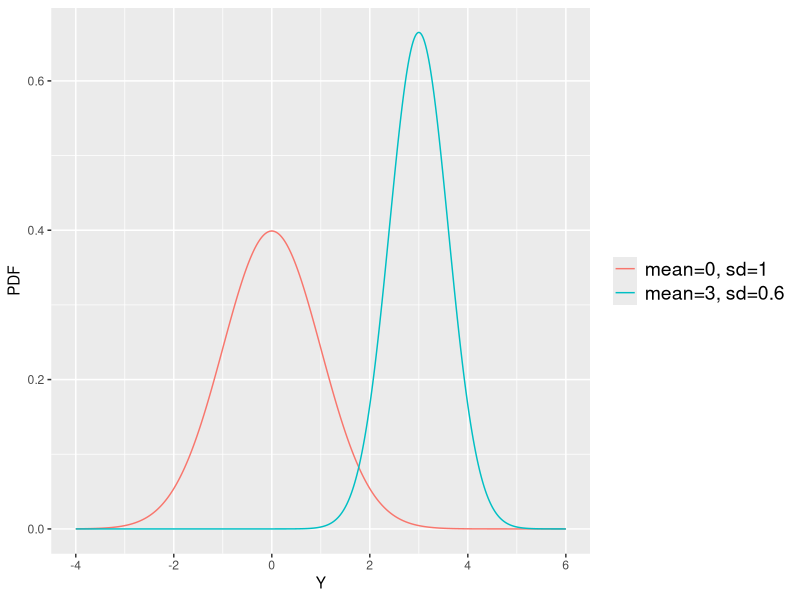
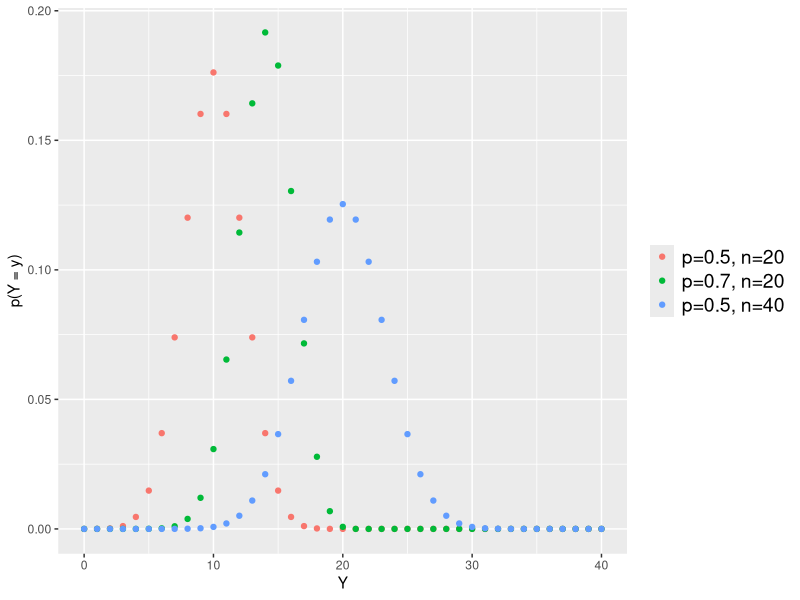
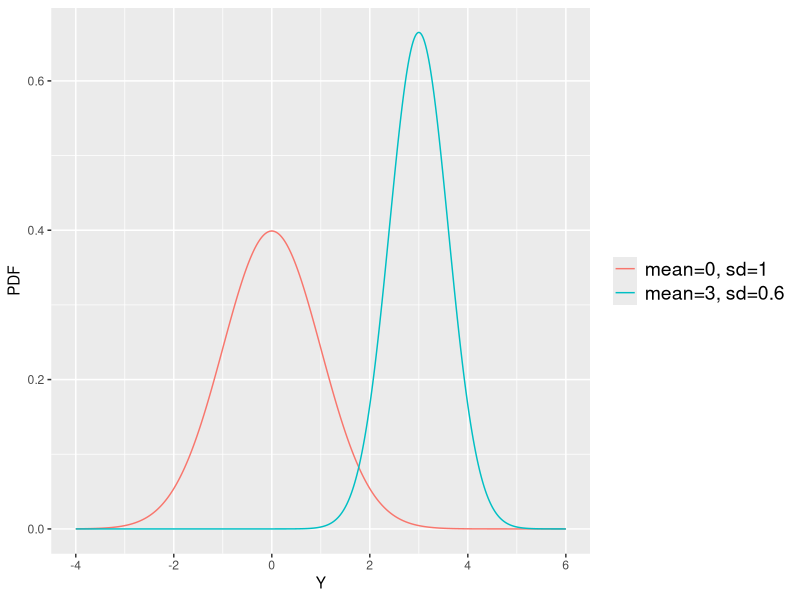
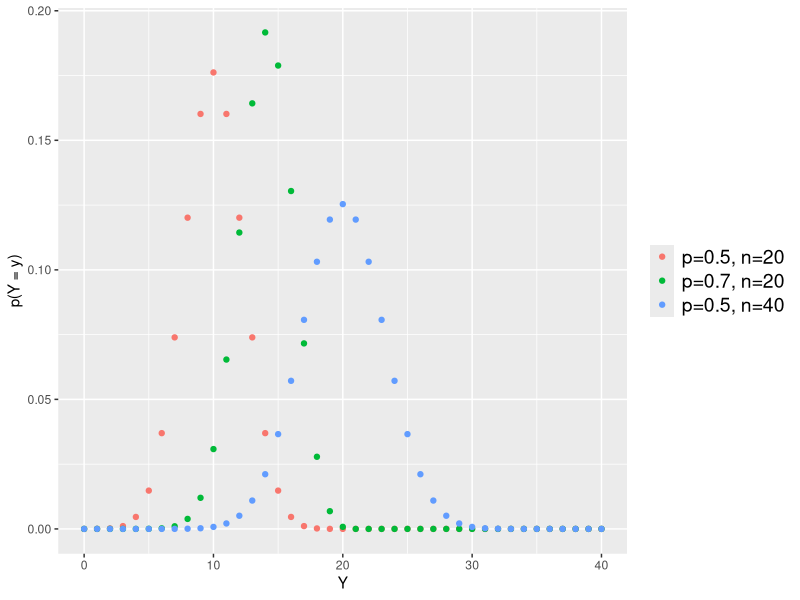

Write R code to recreate these figures, in order.
#Script RegressionModelOverview.r...Megan C. Ferguson...7 December 2021

  library(ggplot2)

  #What is the normal distribution?

    #Plot the probability density functions for two normal distributions:
    #dens1 has a mean=0 and standard deviation=1
    #dens2 has mean=3, sd=0.6
      x <- seq(from=-4, to=6, by=0.01)
      dens1 <- dnorm(x,
                     mean=0,
                     sd = 1)
      dens2 <- dnorm(x,
                     mean=3,
                     sd = 0.6)
      df.dens <- cbind.data.frame(x, dens1, dens2)
      ggplot(df.dens, aes(x)) +
        geom_line(aes(y = dens1, colour = "dens1")) + 
        geom_line(aes(y = dens2, colour = "dens2")) +
        xlab("Y") +
        ylab("PDF") + 
        scale_color_hue(labels=c("mean=0, sd=1", 
                                 "mean=3, sd=0.6")) +
        theme(legend.title = element_blank(),
              legend.text = element_text(size=14))        
      ggsave(filename="Figures\\2_Normal_Distributions.png",
             device="png", width=7.5, height=6.5, units="in")
      
  #What is the binomial distribution?

    #Plot the probability density functions for three Bin distributions:
    #dens1: p=0.5, n=20
    #dens2: p=0.7, n=20
    #dens3: p=0.5, n=40
      
      x <- seq(from=0, to=40, by=1)
      
      dens1 <- dbinom(x,
                     size=20,
                     prob = 0.5)
      
      dens2 <- dbinom(x,
                     size=20,
                     prob = 0.7)
      
      dens3 <- dbinom(x,
                     size=40,
                     prob = 0.5)
      
      df.dens <- cbind.data.frame(x, dens1, dens2, dens3)
      
      ggplot(df.dens, aes(x)) +
        geom_point(aes(y = dens1, colour = "dens1")) + 
        geom_point(aes(y = dens2, colour = "dens2")) +
        geom_point(aes(y = dens3, colour = "dens3")) +
        xlab("Y") +
        ylab("p(Y = y)") + 
        scale_color_hue(labels=c("p=0.5, n=20", 
                                 "p=0.7, n=20",
                                 "p=0.5, n=40")) +
        theme(legend.title = element_blank(),
              legend.text = element_text(size=14))
      ggsave(filename="Figures\\3_Binomial_Distributions.png",
             device="png", width=7.5, height=6.5, units="in")
      
      
      
      
      
      
      
      
      
      
      
      
      
      
      
      
      